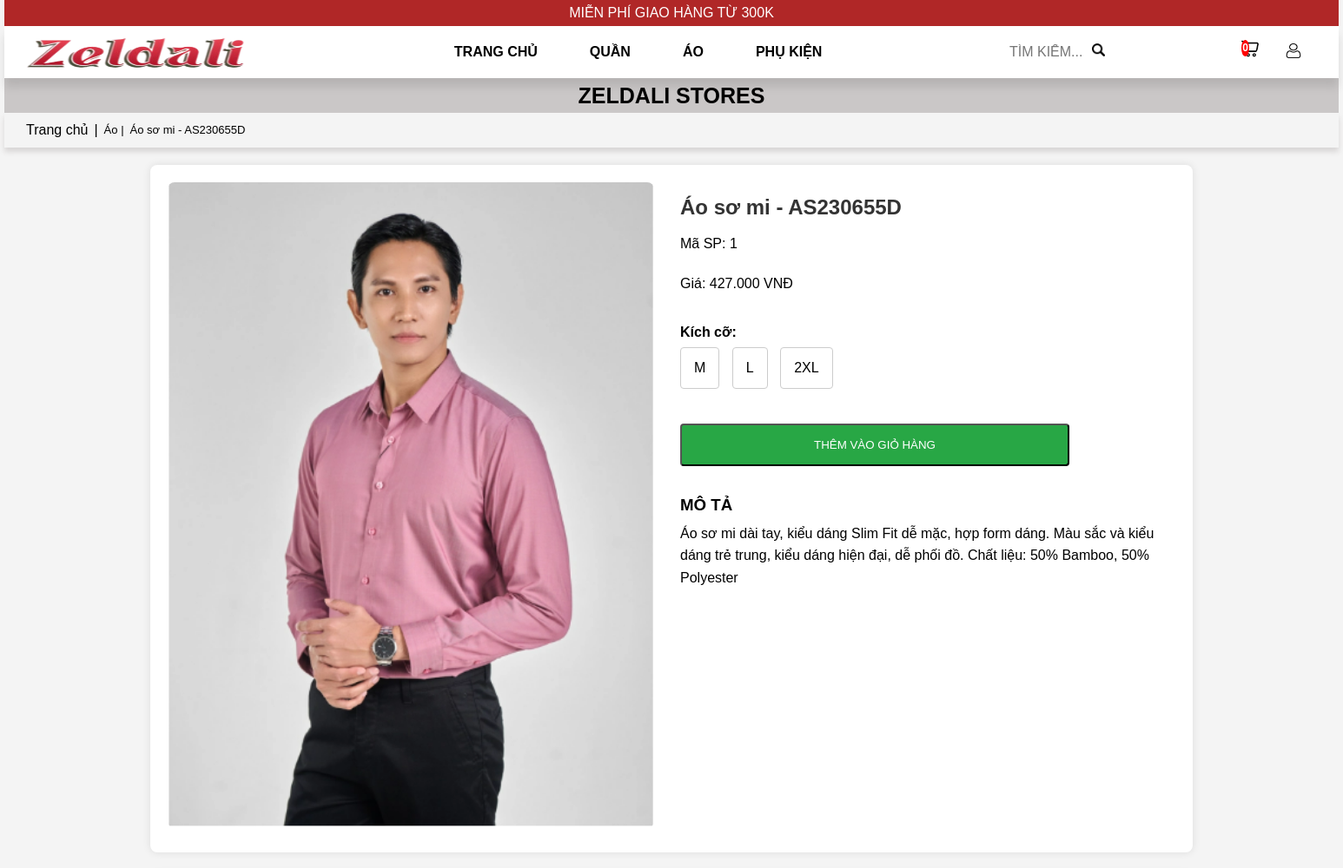
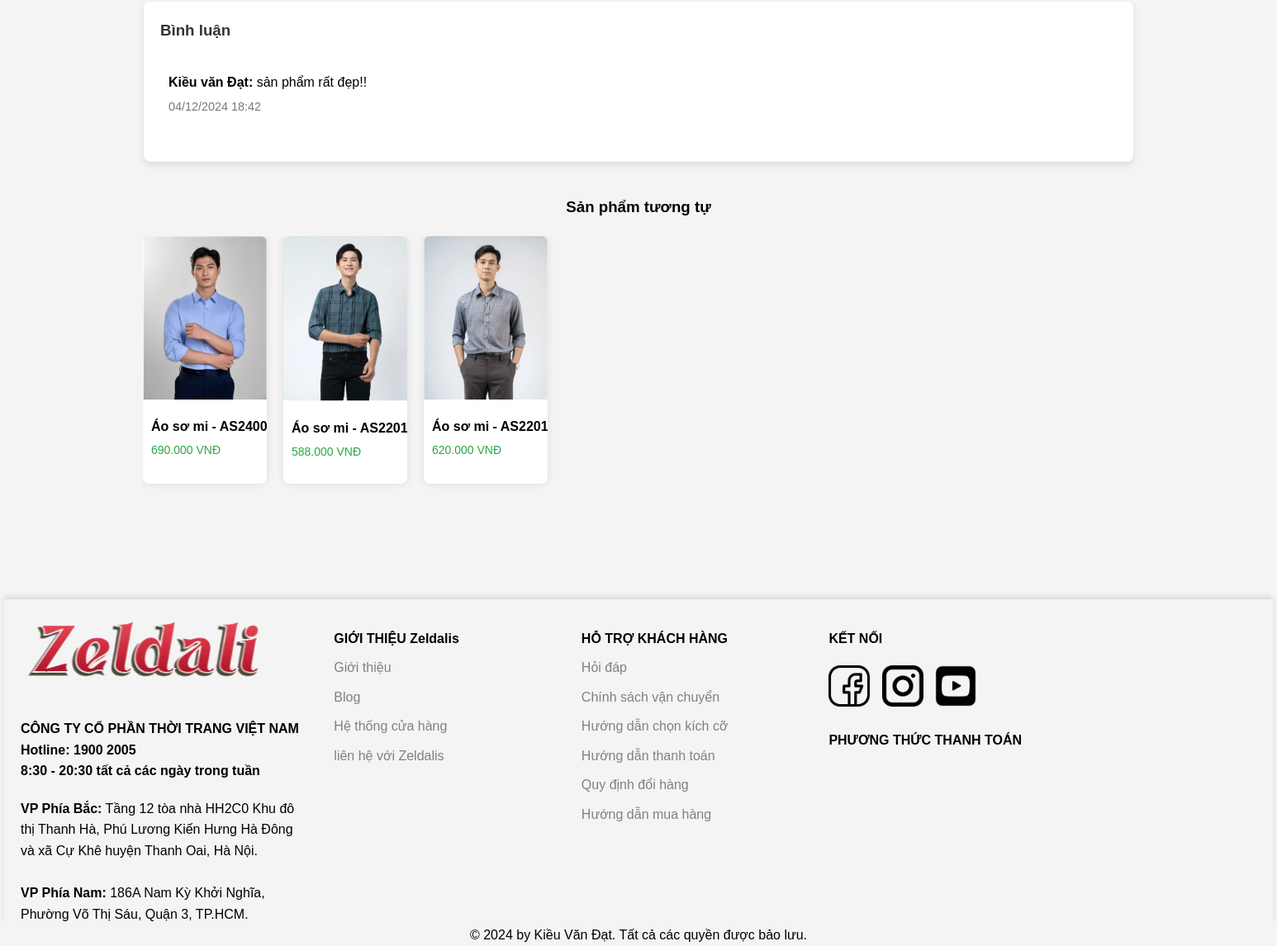
The app's page /index.php?act=Detail&id=1 with its own data (2 pictures, top to bottom).
### tables this page shows
CREATE TABLE `products` (
  `id` int NOT NULL,
  `name` varchar(255) NOT NULL,
  `image` varchar(255) DEFAULT NULL,
  `price` decimal(25,2) DEFAULT NULL,
  `description` text,
  `content` text,
  `type` varchar(10) NOT NULL,
  `status` enum('active','inactive') DEFAULT 'active',
  `category_id` int NOT NULL,
  `view` int DEFAULT '0',
  `created_at` timestamp NULL DEFAULT CURRENT_TIMESTAMP
);

CREATE TABLE `comments` (
  `id` int NOT NULL,
  `product_id` int NOT NULL,
  `user_id` int NOT NULL,
  `comment` text NOT NULL,
  `created_at` timestamp NULL DEFAULT CURRENT_TIMESTAMP,
  `updated_at` timestamp NULL DEFAULT CURRENT_TIMESTAMP ON UPDATE CURRENT_TIMESTAMP
);

CREATE TABLE `users` (
  `id` int NOT NULL,
  `fullname` varchar(255) NOT NULL,
  `email` varchar(255) NOT NULL,
  `password` varchar(255) NOT NULL,
  `phone` varchar(20) DEFAULT NULL,
  `role` enum('admin','user') DEFAULT 'user',
  `address` text,
  `status` enum('active','banned') DEFAULT 'active',
  `created_at` timestamp NULL DEFAULT CURRENT_TIMESTAMP,
  `updated_at` timestamp NULL DEFAULT CURRENT_TIMESTAMP ON UPDATE CURRENT_TIMESTAMP
);

### app/Database/Functions.php (called while the page is built, shortened)
<?php
function view($path_view, $data=[]){
    extract($data);
    $path_view  = str_replace(".","/", $path_view);
    include_once "app/Views/$path_view.php";
};

### app/Controllers/Client/DetailController.php (called while the page is built, shortened)
<?php
class DetailController {
    public function index(){
        $id = $_GET['id'];
        $detail = (new Product)->find($id);
        $products = (new Product)->all();
        $comments = (new Comment)->getCommentsByProductId($id);
        return view('Client.detail', compact('detail', 'products', 'categories', 'comments'));
    }
}

### Router/Web.php (called while the page is built, shortened)
<?php
$act = $_GET['act'] ?? "";
$id = $_GET['id'] ?? "";
$role = $_GET['role'] ?? null;
if (!isset($role)) {
    match ($act) {
        'RegisterForm' => $RegisterController->index(),
        'StorageUser' => $RegisterController->Storage(),
        'LoginForm' => $LoginController->index(),
        'Login' => $LoginController->login(),
        'Products' => $ProductController->index(),
        'Category' => $ProductInCategoryController->index(),
        'Logout' => $LoginController->logout(),
        'Information' => $InformationController->index(),
        'Detail' => $DetailController->index(),
        'AddToCart' => $CartController->addToCart(),
        'Cart' => $CartController->index(),
        'DeleteInCart' => $CartController->delete(),
        'UpdateCart' => $CartController->updateCart(),
        'CheckOutForm' => $CheckOutController->index(),
        'CheckOut' => $CheckOutController->checkOut(),
        'ChangeInforForm' => $ChangeInformationController->UpdateForm(),
        'ChangeInformation' => $ChangeInformationController->update($id),
        'Order' => $OrdersController->index(),
        'CancelOrder' => $OrdersController->cancel($id),
        'AddComment' => $CommentController->addComment(),
        default => $HomeController->index()
    };
}
?>

### index.php (called while the page is built, shortened)
<?php
include_once "app/Database/Database.php";
include_once "app/Database/Functions.php";
include_once "app/Models/Product.php";
include_once "app/Models/Comment.php";
include_once  "app/Controllers/Client/DetailController.php";
include_once "Router/Web.php";

### app/Database/Database.php (called while the page is built, shortened)
<?php
class Database
{
    private $pdo;
    public function __construct()
    {
        try {
            $this->pdo = new PDO("mysql:host=" . HOST . ";port=" . PORT . ";dbname=" . DBNAME,USERNAME,PASSWORD);
            $this->pdo->setAttribute(PDO::ATTR_ERRMODE, PDO::ERRMODE_EXCEPTION);
        } catch (Exception $error) {
            echo "<h1>Lỗi kết nối CSDL: " . $error->getMessage() . "</h1>";
        }
    }
    public function getConnection()
    {
        return $this->pdo;
    }
    public function __destruct()
    {
        $this->pdo = null;
    }
}

### app/Models/Product.php (called while the page is built, shortened)
<?php
class Product
{
    public $pdo;
    public function __construct()
    {
        $db = new Database();
        $this->pdo = $db->getConnection();
    }
    public function all()
    {
        $sql = "SELECT p.*, cate_name
                FROM products p
                JOIN categories c ON p.category_id = c.id";
        $stmt = $this->pdo->prepare($sql);
        $stmt->execute();
        return $stmt->fetchAll(PDO::FETCH_ASSOC);
    }
    public function find($id)
    {
        $sql = "SELECT p.*, cate_name
                FROM products p
                JOIN categories c ON p.category_id = c.id
                WHERE p.id = :id";
        $stmt = $this->pdo->prepare($sql);
        $stmt->execute(['id' => $id]);
        return $stmt->fetch(PDO::FETCH_ASSOC);
    }
}

### app/Models/Comment.php (called while the page is built, shortened)
<?php
class Comment
{
    public $pdo;
    public function __construct()
    {
        $db = new Database();
        $this->pdo = $db->getConnection();
    }
    public function getCommentsByProductId($productId)
    {
        $sql = "SELECT c.comment, c.created_at, u.fullname AS user_name FROM comments c JOIN users u ON c.user_id = u.id WHERE c.product_id = :product_id ORDER BY c.created_at DESC";
        $stmt = $this->pdo->prepare($sql);
        $stmt->execute(['product_id' => $productId]);
        return $stmt->fetchAll(PDO::FETCH_ASSOC);
    }
}

### app/Views/Client/detail.php (the view, shortened to what this page needs)
<?php include_once VIEW . "Client/base/header.php" ?>
<link rel="stylesheet" href="Assets/Client/Css/detail.css">
<div class="main">
    <div class="gray-line">ZELDALI STORES</div>
    <div class="back-main"><a href="index.php?API=home">Trang chủ</a>|<span><?= $detail['type'] ?> |<span><?= $detail['name'] ?></span></div>
    <div class="container">
        <div class="image-gallery">
            <img src="<?= $detail['image'] ?>" alt="Sản phẩm chính">
        </div>
        <div class="product-details">
            <h2><span><?= $detail['name'] ?></h2>
            <div class="product-code">Mã SP: <span><?= $detail['id'] ?></div>
            <div class="price">Giá: <span><?= number_format($detail['price'], 0, ',', '.') ?> VNĐ</div>
                <div class="size-options">
                    <label for="sizes">Kích cỡ:</label>
                    <div class="size" onclick="selectSize(this, 'M')">M</div>
                    <div class="size" onclick="selectSize(this, 'L')">L</div>
                    <div class="size" onclick="selectSize(this, '2XL')">2XL</div>
                </div>
                <a href="index.php?act=AddToCart&id=<?= $detail['id'] ?>"><button type="submit"  class="add-to-cart">THÊM VÀO GIỎ HÀNG</button></a>
            <div class="description">
                <h3>MÔ TẢ</h3>
                <p><?= $detail['description'] ?></p>
            </div>
        </div>
    </div>
    <div class="comments-section">
        <h3>Bình luận</h3>
        <?php if (empty($comments)): ?>
            <p>Chưa có bình luận nào.</p>
        <?php else: ?>
            <ul class="comments-list">
                <?php foreach ($comments as $comment): ?>
                    <li class="comment-item">
                        <p><strong><?= htmlspecialchars($comment['user_name']) ?>:</strong> <?= htmlspecialchars($comment['comment']) ?></p>
                        <p class="comment-date"><?= date('d/m/Y H:i', strtotime($comment['created_at'])) ?></p>
                    </li>
                <?php endforeach; ?>
            </ul>
        <?php endif; ?>
    </div>
    <div class="similar-products">
        <h3>Sản phẩm tương tự</h3>
        <div class="products-container">
            <div class="products">
                <?php foreach($products as $product) : ?>
                <?php if($product['category_id'] == $detail['category_id'] && $product['id'] !== $detail['id'] ) : ?>
                <a href="index.php?act=Detail&id=<?= $product['id'] ?>">
                <div class="product">
                    <img src="<?= $product['image'] ?>" alt="Sản phẩm tương tự 1">
                    <div class="product-details">
                        <div class="product-name"><?= $product['name'] ?></div>
                        <div class="product-price"><?= number_format($product['price'], 0, ',', '.') ?> VNĐ</div>
                    </div>
                </div>
                </a>
                <?php endif; ?>
                <?php endforeach; ?>
            </div>
        </div>
    </div>
</div>
<?php include_once VIEW . "Client/base/foot.php" ?>

### Assets/Client/Css/main.css (style rules this page uses)
* { margin: 0;padding: 0;box-sizing: border-box; }
body { font-family: Arial, sans-serif; overflow-x: hidden; }
.main { justify-items: center }
.container { width: 1400px ; }
.products { width: 100%; max-width: 100%; }
.products { display: grid; grid-template-columns: 1fr 1fr 1fr 1fr; gap:20px; margin-bottom: 50px; }

### Assets/Client/Css/detail.css (style rules this page uses)
.gray-line { display: flex; align-items: center; justify-content: center; font-weight: bold; font-size: 25px; width: 100%; height: 40px; background: rgb(202, 199, 199); }
.back-main { display: flex; align-items: center; padding-left: 25px; width: 100%; height: 40px; box-shadow: 0 5px 6px rgb(216, 214, 214); }
.back-main a { text-decoration: none; color: black; padding-right: 7px; }
.back-main span { padding-left: 7px; padding-right: 7px; font-size: 13px; }
body { font-family: Arial, sans-serif; background-color: #f4f4f4; margin: 0; padding: 0; line-height: 1.6; }
.container { width: 90%; max-width: 1200px; margin: 20px auto; background: #fff; padding: 20px; box-shadow: 0 0 10px rgba(0, 0, 0, 0.1); border-radius: 8px; display: flex; flex-wrap: wrap; gap: 20px; }
.image-gallery { flex: 1; min-width: 300px; max-width: 600px; }
.image-gallery img { width: 100%; border-radius: 8px; }
.product-details { flex: 1; min-width: 300px; max-width: 600px; display: flex; flex-direction: column; }
.product-details h2 { margin-top: 0; color: #333; }
.product-details .product-code, .product-details .price, .product-details .description { margin: 10px 0; }
.product-details .size-options { margin: 20px 0; }
.product-details label { display: block; margin-bottom: 5px; font-weight: bold; }
.product-details .size-options div { display: inline-block; margin-right: 10px; cursor: pointer; border: 1px solid #ccc; border-radius: 4px; padding: 10px 15px; transition: background 0.3s, color 0.3s; }
.product-details .add-to-cart { width: 80%; margin: 20px auto; padding: 15px; background: #28a745; color: #fff; text-align: center; text-decoration: none; border-radius: 4px; transition: background 0.3s; cursor: pointer; }
.description p { margin: 5px 0; }
.similar-products { width: 90%; max-width: 1200px; margin: 40px auto; }
.similar-products h3 { margin: 0 0 20px 0; text-align: center; }
.products-container { overflow-x: auto; }
.products { display: flex; gap: 20px; justify-content: flex-start; width: max-content; }
.product { width: 150px; height: 300px; background: #fff; box-shadow: 0 0 10px rgba(0, 0, 0, 0.1); border-radius: 8px; overflow: hidden; transition: transform 0.3s; display: flex; flex-direction: column; justify-content: space-between; }
.product img { width: 100%; height: auto; max-height: 200px; object-fit: cover; }
.product-details { padding: 10px; }
.product-name { font-size: 16px; font-weight: bold; margin: 10px 0 5px 0; }
.product-price { color: #28a745; font-size: 14px; }
a { text-decoration: none; color: black; }
.comments-section { margin-top: 20px; background-color: white; padding: 20px; border-radius: 8px; box-shadow: 0 4px 8px rgba(0, 0, 0, 0.1); width: 78%; margin-left: auto; margin-right: auto; }
.comments-section h3 { color: #333; margin-bottom: 20px; }
.comments-list { list-style-type: none; max-height: 300px; overflow: auto; padding: 0; }
.comment-item { padding: 10px; border-bottom: 1px solid #ddd; }
.comment-item:last-child { border-bottom: none; }
.comment-item p { margin: 5px 0; }
.comment-date { font-size: 0.9em; color: #777; }

### records on screen
products: type "Áo", name "Áo sơ mi - AS230655D", image (picture), id "1", price "427.000", description "Áo sơ mi dài tay, kiểu dáng Slim Fit dễ mặc, hợp form dáng. Màu sắc và kiểu dáng trẻ trung, kiểu dáng hiện đại, dễ phối đồ. Chất liệu: 50% Bamboo, 50% Polyester"
comments: user.fullname "Kiều văn Đạt", comment "sản phẩm rất đẹp!!", created_at "04/12/2024 18:42"
products: image (picture), name "Áo sơ mi -…", price "690.000"
products: image (picture), name "Áo sơ mi -…", price "588.000"
products: image (picture), name "Áo sơ mi -…", price "620.000"

### other values on screen
$_SESSION['totalQuantity'] "0"
